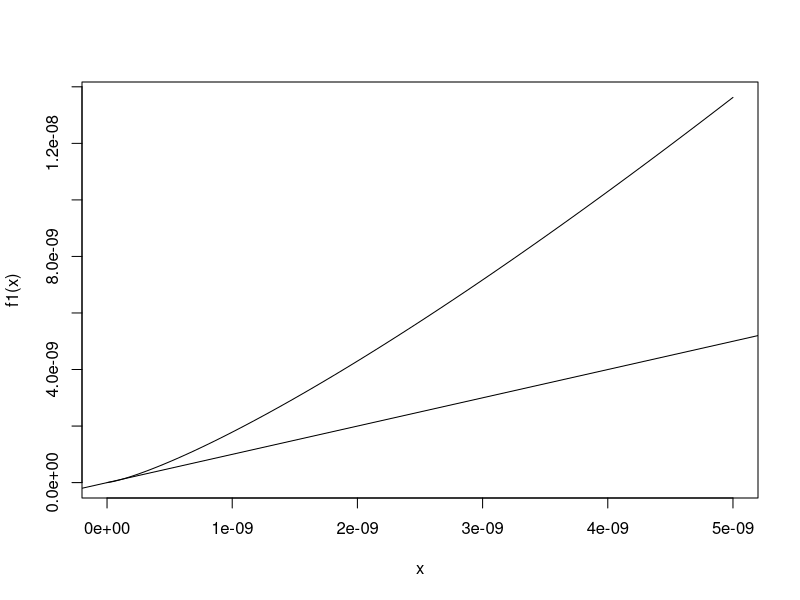
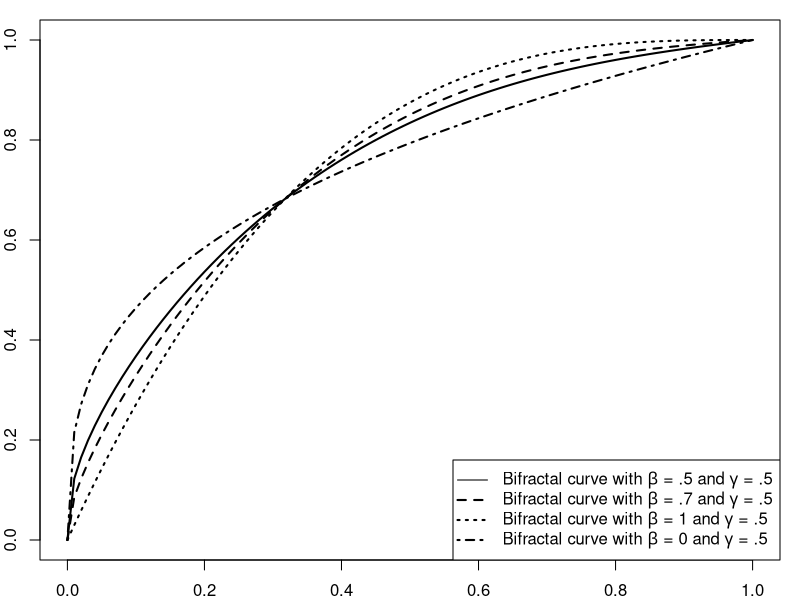
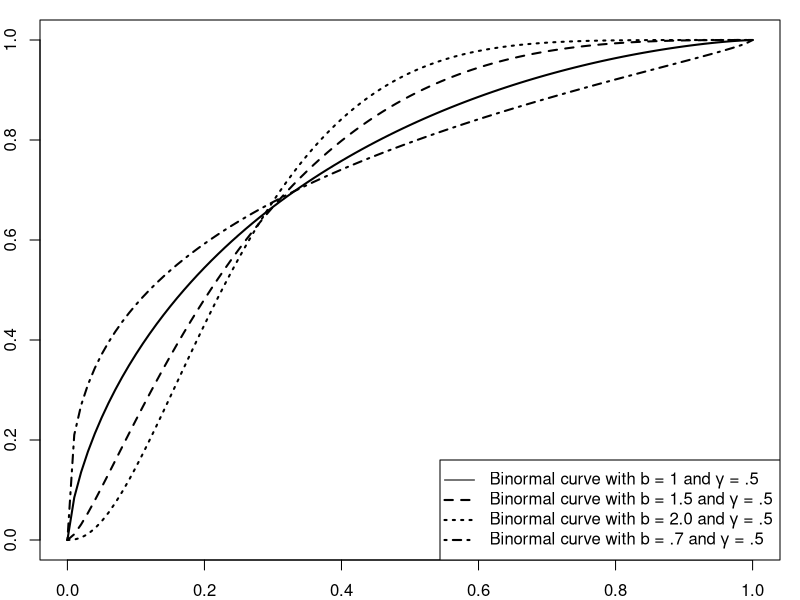
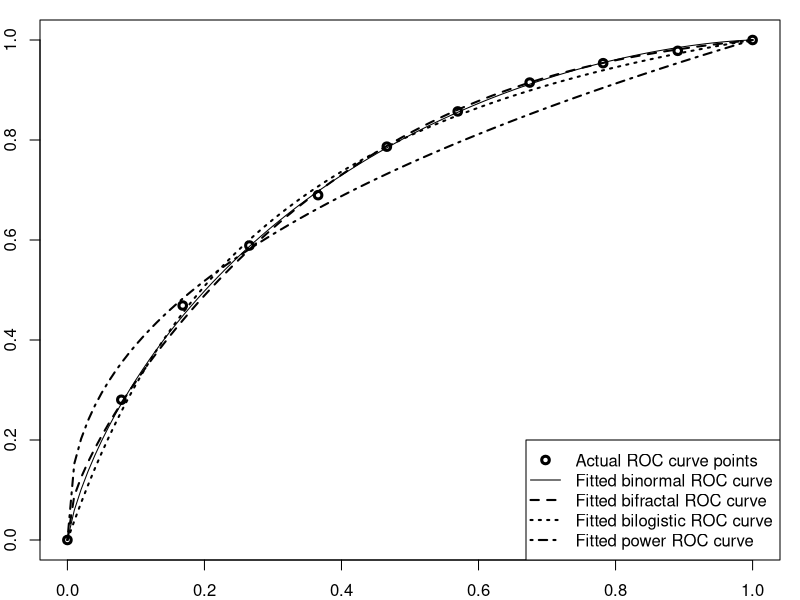
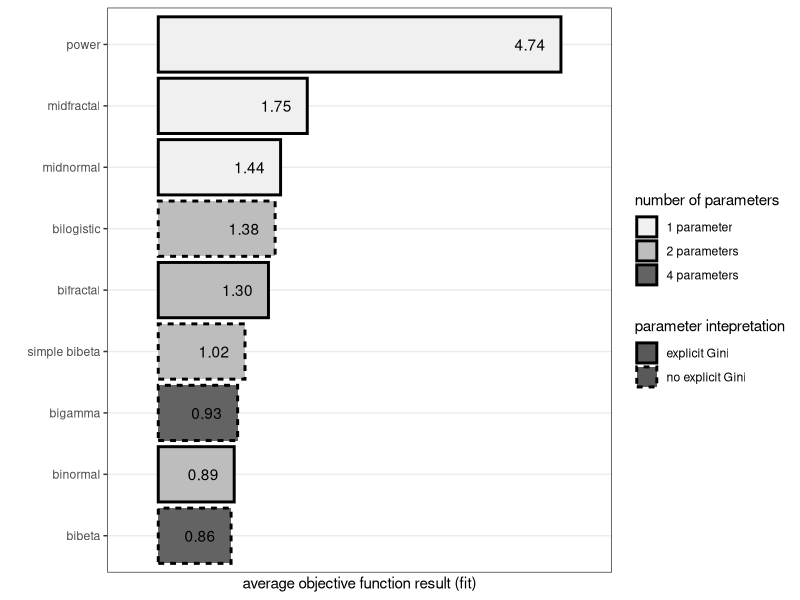
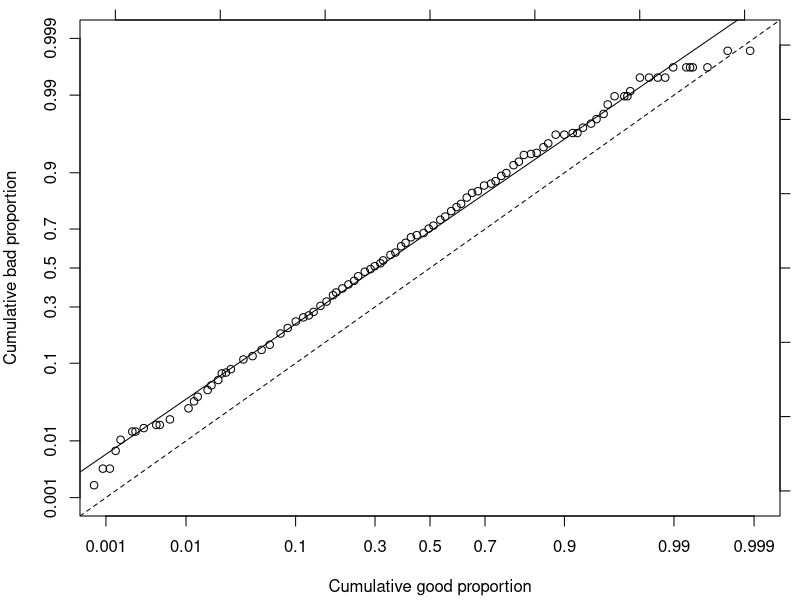
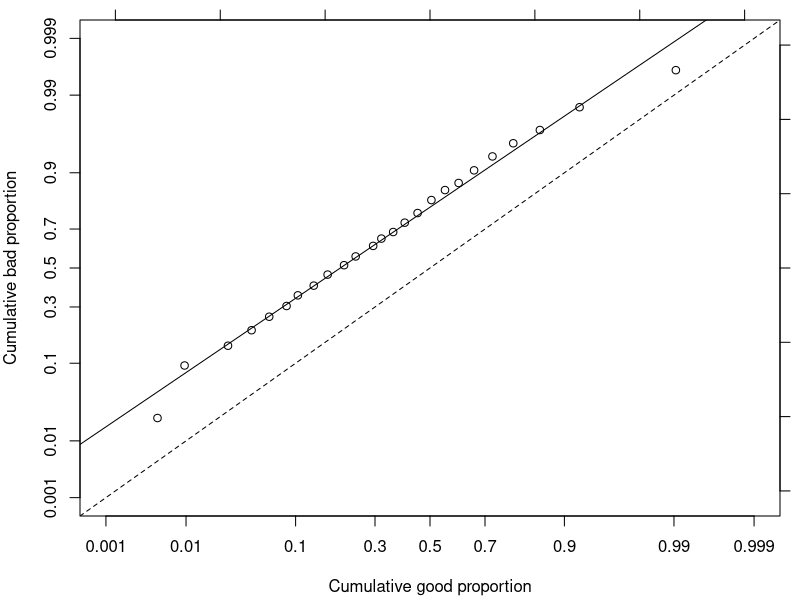
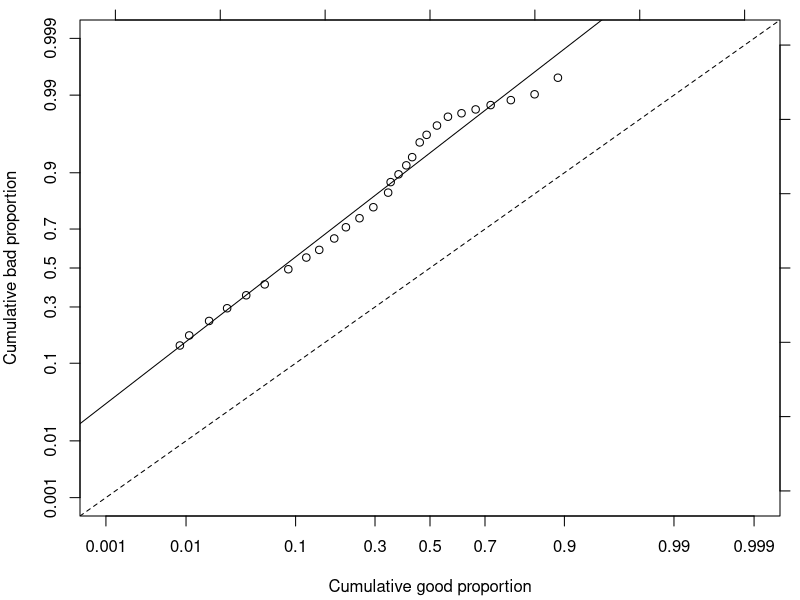

Here is the R script that generated these plots, in order:
library(ggplot2)
library(ggthemes)
library(gtools)
library("RColorBrewer")
save_figures_flag=TRUE


### ROC curve models

#Bibeta function
FuncBibeta<-function(x, aG, bG, aB, bB){pbeta(qbeta(x,aG,bG),aB,bB)}

#Simplified bibeta function
FuncSBibeta<-function(x, aG, bB){1-(1-x^(1/aG))^bB}

#Bigamma function
FuncBigamma<-function(x, a1, b1, a2, b2){pgamma(qgamma(x,a1,b1),a2,b2)}

#Reformulated binormal function
FuncBinormal<-function(x,b,gamm){pnorm(qnorm((gamm+1)/2)*sqrt(1+b^2)+b*qnorm(x))}

#Bilogistic function
FuncBilogistic<-function(x, a0, a1){1/(1+exp(a1*log(1/x-1)-a0))}

#Power function
FuncPower<-function(x,g){x^((1-g)/(1+g))}

#Bifractal function
FuncBifractal <- function(x,beta,gamm){ (1-beta)*x^((1-gamm)/(1+gamm))+beta*(1-(1-x)^((1+gamm)/(1-gamm)))}

#Midfractal function
FuncMidfractal<-function(x,g){FuncBifractal(x,0.5,g)}

#Midnormal function
FuncMidnormal<-function(x,g){pnorm(qnorm((g+1)/2)*sqrt(2)+qnorm(x))}

#### Data

#Berg 
#https://academic.oup.com/rfs/article/33/7/2845/5568311

BergC_x<-c(0,0.014,0.028,0.044,0.067,0.084,0.11,0.13,0.148,0.174,0.208,0.236,0.262,0.282,0.303,0.321,0.349,0.372,0.392,0.416,0.443,0.469,0.512,0.556,0.591,0.644,0.694,0.745,0.808,0.861,0.895,0.942,0.97,1)
BergC_y<-c(0,0.066,0.111,0.163,0.216,0.249,0.311,0.348,0.384,0.426,0.465,0.5,0.522,0.545,0.571,0.588,0.625,0.649,0.666,0.685,0.706,0.721,0.749,0.78,0.81,0.841,0.867,0.891,0.92,0.941,0.955,0.978,0.988,1)

BergF_x<-c(0,0.016,0.029,0.053,0.084,0.103,0.166,0.251,0.288,0.326,0.367,0.447,0.502,0.588,0.651,0.735,0.844,0.9,0.936,1)
BergF_y<-c(0,0.14,0.204,0.292,0.367,0.403,0.503,0.606,0.631,0.67,0.708,0.76,0.803,0.844,0.882,0.92,0.964,0.976,0.99,1)

#Conolly, 2015, curve I
Conolly_I_x<-c(0, 0.0522522522522522, 0.106306306306306, 0.198198198198198, 0.254054054054054, 0.349549549549549, 0.463063063063063, 0.56036036036036, 0.679279279279279, 0.821621621621621, 1)
Conolly_I_y<-c(0, 0.158433734939758, 0.290361445783132, 0.456626506024096, 0.545180722891565, 0.644578313253011, 0.731325301204818, 0.828915662650601, 0.906626506024095, 0.966265060240963, 1)

#Conolly, 2015, curve II
Conolly_II_x<-c(0, 0.0612612612612612, 0.127927927927927, 0.209009009009009, 0.30990990990991, 0.401801801801802, 0.513513513513513, 0.607207207207207, 0.726126126126126, 0.855855855855856, 1)
Conolly_II_y<-c(0, 0.127710843373493, 0.277710843373493, 0.39156626506024, 0.490963855421686, 0.59578313253012, 0.689759036144577, 0.767469879518071, 0.859638554216866, 0.93012048192771, 1)

#Jennings, 2017
Jennings_x<-c(0, 0.0518404907975459, 0.101533742331288, 0.152147239263803, 0.199999999999999, 0.251533742331288, 0.303987730061349, 0.351840490797546, 0.399693251533742, 0.453987730061349, 0.502760736196319, 0.554294478527607, 0.599386503067484, 0.650920245398773, 0.709815950920245, 0.75122699386503, 0.805521472392638, 0.851533742331288, 0.902147239263803, 0.949079754601227, 1)
Jennings_y<-c(0, 0.257337883959044, 0.390443686006826, 0.490784982935153, 0.570648464163822, 0.642320819112628, 0.699658703071672, 0.746757679180887, 0.787713310580204, 0.82457337883959, 0.855290102389078, 0.879863481228669, 0.900341296928328, 0.920819112627986, 0.941296928327645, 0.951535836177474, 0.967918088737201, 0.978156996587031, 0.98839590443686, 0.994539249146758, 1)

#Hahm & Lee
HahmA_x<-c(0, 0, 0, 0.001, 0.003, 0.007, 0.014, 0.031, 0.074, 0.135, 0.257, 0.648, 0.918, 0.997, 1)
HahmA_y<-c(0, 0.003, 0.016, 0.049, 0.097, 0.178, 0.291, 0.414, 0.576, 0.689, 0.790, 0.945, 0.993, 1, 1)

HahmB_x<-c(0, 0, 0, 0, 0, 0.002, 0.0067, 0.015, 0.035, 0.073, 0.138, 0.268, 0.528, 0.735, 0.953, 0.997, 1)
HahmB_y<-c(0, 0, 0.001, 0.009, 0.036, 0.092, 0.184, 0.305, 0.438, 0.584, 0.720, 0.845, 0.947, 0.983, 0.998, 1, 1)

#Iyer https://www.nber.org/system/files/working_papers/w15242/w15242.pdf
Iyer_x<-c(0,0.013,0.045,0.079,0.115,0.188,0.255,0.309,0.353,0.404,0.44,0.479,0.518,0.565,0.622,0.672,0.728,0.779,0.828,0.878,0.934,1)
Iyer_y<-c(0,0.079,0.191,0.303,0.398,0.528,0.618,0.685,0.721,0.769,0.807,0.829,0.856,0.89,0.917,0.933,0.955,0.971,0.982,0.991,0.996,1)


# Řezáč & Řezáč, 2011
Rezac_x<-c(0, 0.0787195044874226, 0.168284666919479, 0.265630135254709, 0.365845025913285, 0.466198963468588, 0.569681456200227, 0.674668183541904, 0.781885981544685, 0.890766021994691, 1) 
Rezac_y<-c(0, 0.280469503698146, 0.468967735019831, 0.588969878872334, 0.689677350198306, 0.786686675956694, 0.857165826991103, 0.914889055632972, 0.953639189623754, 0.978347089720227, 1) 

RezacB_x<-c(0, 0.00468032, 0.00963357, 0.0270328, 0.0444337, 0.0626033, 0.0856843, 0.103838, 0.133772, 0.164513, 0.206242, 0.239203, 0.29389, 0.321474, 0.362724, 0.404795, 0.452942, 0.505316, 0.556843, 0.607544, 0.662868, 0.724255, 0.786363, 0.852627, 0.923084, 0.99047, 1) 
RezacB_y<-c(0, 0.0217549, 0.0947614, 0.147811, 0.201159, 0.255997, 0.30458, 0.356439, 0.406218, 0.464639, 0.515022, 0.561823, 0.616981, 0.653946, 0.685854, 0.729085, 0.770234, 0.819729, 0.852835, 0.873723, 0.905639, 0.933388, 0.953389, 0.968327, 0.984757, 0.996121, 1) 

#Wojcicki & Migut
Wojcicki_x<-c(0, 0.00180075, 0.0103416, 0.0236013, 0.0394678, 0.0582724, 0.0862182, 0.125754, 0.159735, 0.200729, 0.256747, 0.303452, 0.35555, 0.413357, 0.464957, 0.514596, 0.565211, 0.618765, 0.674278, 0.729626, 0.788731, 0.847508, 0.914449, 1) 
Wojcicki_y<-c(0, 0.0148117, 0.171101, 0.279015, 0.370014, 0.45917, 0.543327, 0.620904, 0.68974, 0.732154, 0.7873, 0.82259, 0.871643, 0.905376, 0.931954, 0.950065, 0.959189, 0.968056, 0.976135, 0.979454, 0.988072, 0.992458, 0.999774, 1) 

#Tobback & Martens, 2017
Tobback_x<-c(0, 0.00853731343283581, 0.0108412483039348, 0.0175902306648574, 0.0265210312075983, 0.0398398914518317, 0.0574979647218452, 0.0883364993215739, 0.119109905020352, 0.145438263229308, 0.180559023066485, 0.211299864314789, 0.250719131614654, 0.294518317503392, 0.34488738127544, 0.353728629579376, 0.38216553595658, 0.410602442333785, 0.432477611940298, 0.460922659430122, 0.487137042062415, 0.526442333785617, 0.567921302578019, 0.618111261872456, 0.668301221166892, 0.718491180461329, 0.779590230664857, 0.840689280868385, 0.888705563093622, 1)
Tobback_y<-c(0, 0.148507462686567, 0.182089552238805, 0.238059701492537, 0.294029850746268, 0.356716417910447, 0.412686567164179, 0.493283582089552, 0.555970149253731, 0.596268656716418, 0.654477611940298, 0.70820895522388, 0.748507462686567, 0.793283582089552, 0.844776119402985, 0.876119402985074, 0.896268656716418, 0.916417910447761, 0.932089552238806, 0.954477611940298, 0.963432835820895, 0.972388059701492, 0.97910447761194, 0.98134328358209, 0.983582089552239, 0.985820895522388, 0.988059701492537, 0.990298507462687, 0.994776119402985, 1)

#ModelA1
A1_x<-c(0, 0.000679655641141822, 0.000906207521522429, 0.00113275940190304, 0.00135931128228364, 0.00158586316266425, 0.00226551880380607, 0.00249207068418668, 0.0031717263253285, 0.00453103760761214, 0.00498414136837336, 0.00657000453103761, 0.0106479383778885, 0.0122338015405528, 0.0133665609424558, 0.0169913910285455, 0.0185772541912098, 0.0217489805165383, 0.0235613955595831, 0.0258269143633892, 0.0287720888083371, 0.0376076121431808, 0.0453103760761214, 0.0541458994109651, 0.0632079746261894, 0.0770276393294064, 0.0874490258269144, 0.100362483008609, 0.113502492070684, 0.123923878568192, 0.133439057544178, 0.148164929768917, 0.161984594472134, 0.177616674218396, 0.185319438151337, 0.201857725419121, 0.218396012686905, 0.234707748074309, 0.246714997734481, 0.267104666968736, 0.285228817399184, 0.299048482102401, 0.318078840054372, 0.327820570910739, 0.353194381513367, 0.370865428183054, 0.391481649297689, 0.407793384685093, 0.427956502038967, 0.449705482555505, 0.475758948799275, 0.495015858631627, 0.513140009062075, 0.539193475305845, 0.557544177616674, 0.580199365654735, 0.599909379247848, 0.616447666515632, 0.637063887630267, 0.655867693701858, 0.676030811055732, 0.697100135931128, 0.719755323969189, 0.734254644313548, 0.751699139102855, 0.766651563207975, 0.78726778432261, 0.801540552786588, 0.814680561848663, 0.832351608518351, 0.845491617580426, 0.860444041685546, 0.870185772541912, 0.884685092886271, 0.899864068871772, 0.913230629814227, 0.920027186225646, 0.927729950158586, 0.937698232895333, 0.943815133665609, 0.951064793837789, 0.954916175804259, 0.960806524694155, 0.968056184866334, 0.97009515178976, 0.971907566832805, 0.977344811961939, 0.981649297689171, 0.98504757589488, 0.987539646579067, 0.989805165382873, 0.992750339827821, 0.993429995468962, 0.993883099229724, 0.995922066153149, 0.997734481196194, 0.998867240598097, 0.999093792478478, 0.999546896239239, 0.999773448119619, 1)
A1_y<-c(0, 0.00173310225303293, 0.00346620450606586, 0.00346620450606586, 0.00693240901213172, 0.0103986135181976, 0.0138648180242634, 0.0138648180242634, 0.0155979202772964, 0.0173310225303293, 0.0173310225303293, 0.0207972270363951, 0.0294627383015598, 0.0363951473136915, 0.0415944540727903, 0.0502599653379549, 0.0571923743500867, 0.0658578856152513, 0.0779896013864818, 0.0797227036395147, 0.0866551126516465, 0.109185441941075, 0.117850953206239, 0.135181975736568, 0.150779896013865, 0.188908145580589, 0.209705372616984, 0.235701906412478, 0.253032928942808, 0.261698440207972, 0.277296360485269, 0.305025996533795, 0.325823223570191, 0.357019064124783, 0.370883882149047, 0.391681109185442, 0.412478336221837, 0.431542461005199, 0.45580589254766, 0.480069324090121, 0.493934142114385, 0.509532062391681, 0.525129982668977, 0.540727902946274, 0.570190641247834, 0.582322357019064, 0.61525129982669, 0.632582322357019, 0.660311958405546, 0.670710571923744, 0.681109185441941, 0.701906412478336, 0.7157712305026, 0.741767764298094, 0.755632582322357, 0.778162911611785, 0.793760831889081, 0.805892547660312, 0.82842287694974, 0.844020797227036, 0.849220103986135, 0.866551126516464, 0.871750433275563, 0.878682842287695, 0.892547660311958, 0.89948006932409, 0.916811091854419, 0.923743500866551, 0.935875216637782, 0.937608318890815, 0.939341421143847, 0.948006932409012, 0.953206239168111, 0.963604852686308, 0.963604852686308, 0.965337954939341, 0.965337954939341, 0.97053726169844, 0.974003466204506, 0.977469670710572, 0.980935875216638, 0.986135181975737, 0.989601386481802, 0.989601386481802, 0.989601386481802, 0.991334488734835, 0.994800693240901, 0.994800693240901, 0.994800693240901, 0.994800693240901, 0.996533795493934, 0.996533795493934, 0.996533795493934, 0.996533795493934, 0.996533795493934, 0.998266897746967, 0.998266897746967, 1, 1, 1, 1)

#ModelA2
A2_y<-c(0, 0.0015017833677492, 0.00168950628871785, 0.00206495213065515, 0.00281584381452975, 0.0030035667354984, 0.00319128965646705, 0.0033790125774357, 0.00412990426131031, 0.00431762718227896, 0.00450535010324761, 0.00525624178712221, 0.00544396470809086, 0.00563168762905951, 0.00694574807584006, 0.00713347099680871, 0.00750891683874601, 0.00807208560165196, 0.00825980852262061, 0.00863525436455791, 0.00938614604843251, 0.00994931481133846, 0.0108879294161817, 0.0116388211000563, 0.011826544021025, 0.0135160503097428, 0.0152055565984607, 0.0161441712033039, 0.0168950628871785, 0.0176459545710531, 0.0182091233339591, 0.019335460859771, 0.0197109067017083, 0.0200863525436456, 0.0208372442275202, 0.0210249671484888, 0.0229021963581753, 0.0232776422001126, 0.0244039797259245, 0.0255303172517364, 0.0264689318565797, 0.0272198235404543, 0.0274075464614229, 0.0289093298291721, 0.0298479444340154, 0.0309742819598273, 0.0326637882485451, 0.0339778486953257, 0.0352919091421063, 0.0360428008259809, 0.038107752956636, 0.0399849821663225, 0.0405481509292285, 0.0428008259808523, 0.0435517176647269, 0.0465552844002253, 0.0471184531631312, 0.049371128214755, 0.0504974657405669, 0.0523746949502534, 0.0540642012389713, 0.0555659846067205, 0.0583818284212502, 0.0600713347099681, 0.0613853951567486, 0.0638257931293411, 0.064952130655153, 0.06814342031162, 0.0711469870471185, 0.0745259996245542, 0.0769663975971466, 0.0790313497278018, 0.0820349164633002, 0.0833489769100807, 0.0859770978036418, 0.0886052186972029, 0.0914210625117327, 0.0938614604843251, 0.0976159189036981, 0.101182654402103, 0.105875727426319, 0.107752956636005, 0.110944246292472, 0.113947813027971, 0.117702271447344, 0.120330392340905, 0.123897127839309, 0.126712971653839, 0.129528815468369, 0.134409611413554, 
        0.137600901070021, 0.141167636568425, 0.143983480382955, 0.148113384644265, 0.153181903510419, 0.15712408485076, 0.160503097428196, 0.16275577247982, 0.16688567674113, 0.170452412239534, 0.173268256054064, 0.176084099868594, 0.179087666604092, 0.181528064576685, 0.185470245917026, 0.190351041862211, 0.195607283649334, 0.199924910831613, 0.204993429697766, 0.209123333959076, 0.213816406983293, 0.219823540454289, 0.224892059320443, 0.229209686502722, 0.23502909705275, 0.240097615918904, 0.246855641073775, 0.253050497465741, 0.260371691383518, 0.266941993617421, 0.272385958325512, 0.279894875164258, 0.283086164820725, 0.286652900319129, 0.291158250422377, 0.29622676928853, 0.30035667354984, 0.304298854890182, 0.309555096677304, 0.313685000938615, 0.320630749014455, 0.325699267880608, 0.331143232588699, 0.33790125774357, 0.343157499530693, 0.349164633001689, 0.353482260183968, 0.361178899943683, 0.365684250046931, 0.37131593767599, 0.375633564858269, 0.379388023277642, 0.384831987985733, 0.391214567298667, 0.396470809085789, 0.402853388398723, 0.409611413553595, 0.414867655340717, 0.421250234653651, 0.428195982729491, 0.434015393279519, 0.441712033039234, 0.447719166510231, 0.452412239534447, 0.458794818847381, 0.463300168950629, 0.467993241974845, 0.475126712971654, 0.481509292284588, 0.489769100807209, 0.49371128214755, 0.501783367749202, 0.506100994931481, 0.513985357612164, 0.519992491083161, 0.525811901633189, 0.532006758025155, 0.535385770602591, 0.541392904073587, 0.54664914586071, 0.552656279331706, 0.559789750328515, 0.5646705462737, 0.574619861085038, 0.580063825793129, 0.588699080157687, 0.594330767786747, 0.600713347099681, 0.608785432701333, 0.61329078280458, 0.619297916275577, 0.621550591327201, 0.629247231086916, 0.635442087478881, 0.639571991740192, 0.64952130655153, 0.654402102496715, 0.661160127651586, 0.667167261122583, 0.672986671672611, 0.679744696827483, 
        0.685376384456542, 0.693073024216257, 0.698329266003379, 0.706589074526, 0.711469870471184, 0.718040172705087, 0.722545522808335, 0.726487704148677, 0.736061573118078, 0.740379200300357, 0.74544771916651, 0.75239346724235, 0.758212877792378, 0.76628496339403, 0.772667542706964, 0.779050122019899, 0.783555472123146, 0.788436268068331, 0.79556973906514, 0.798573305800638, 0.804955885113572, 0.807584006007133, 0.81359113947813, 0.818659658344284, 0.822601839684626, 0.824854514736249, 0.829359864839497, 0.835742444152431, 0.837995119204055, 0.842500469307302, 0.846818096489581, 0.850760277829923, 0.855077905012202, 0.857330580063826, 0.862586821850948, 0.865590388586446, 0.869720292847757, 0.874225642951004, 0.878355547212315, 0.884925849446217, 0.888868030786559, 0.892997935047869, 0.896752393467242, 0.902196358175333, 0.904261310305988, 0.905763093673738, 0.907828045804393, 0.909705275014079, 0.913459733433452, 0.915900131406045, 0.917589637694763, 0.919654589825418, 0.923033602402853, 0.927538952506101, 0.932419748451286, 0.935047869344847, 0.938051436080345, 0.940116388211001, 0.942744509104562, 0.945372629998123, 0.949127088417496, 0.950253425943308, 0.951567486390088, 0.951942932232026, 0.952130655152994, 0.953444715599775, 0.954195607283649, 0.954758776046555, 0.956260559414304, 0.957574619861085, 0.958888680307866, 0.960015017833677, 0.961141355359489, 0.962079969964333, 0.96245541580627, 0.963206307490145, 0.963394030411113, 0.963769476253051, 0.965458982541768, 0.966022151304674, 0.967336211751455, 0.968274826356298, 0.969588886803079, 0.970339778486953, 0.971090670170828, 0.971841561854702, 0.972404730617608, 0.97353106814342, 0.974094236906326, 0.974845128590201, 0.976159189036981, 0.976722357799887, 0.977285526562793, 0.977660972404731, 0.978036418246668, 0.978224141167637, 0.978787309930543, 0.978975032851511, 0.97916275577248, 0.98047681621926, 0.980664539140229, 
        0.981603153745072, 0.982166322507978, 0.982166322507978, 0.982917214191853, 0.983104937112821, 0.984231274638633, 0.984418997559602, 0.985545335085414, 0.985920780927351, 0.986671672611226, 0.987610287216069, 0.987985733058006, 0.988173455978975, 0.988736624741881, 0.989299793504787, 0.989675239346724, 0.989862962267693, 0.989862962267693, 0.990613853951568, 0.990801576872536, 0.991177022714473, 0.991364745635442, 0.991552468556411, 0.991740191477379, 0.991927914398348, 0.992491083161254, 0.99305425192416, 0.993617420687066, 0.993992866529003, 0.994180589449972, 0.99436831237094, 0.994743758212878, 0.994931481133846, 0.995682372817721, 0.995682372817721, 0.99587009573869, 0.996433264501596, 0.996433264501596, 0.996620987422564, 0.996808710343533, 0.996996433264502, 0.99718415618547, 0.997371879106439, 0.997559602027408, 1)
A2_x<-c(0, 0.00141843971631206, 0.00141843971631206, 0.00141843971631206, 0.00141843971631206, 0.00141843971631206, 0.00141843971631206, 0.00141843971631206, 0.00141843971631206, 0.00141843971631206, 0.00141843971631206, 0.00141843971631206, 0.00141843971631206, 0.00141843971631206, 0.00141843971631206, 0.00141843971631206, 0.00141843971631206, 0.00141843971631206, 0.00141843971631206, 0.00141843971631206, 0.00141843971631206, 0.00141843971631206, 0.00141843971631206, 0.00141843971631206, 0.00141843971631206, 0.00141843971631206, 0.00141843971631206, 0.00141843971631206, 0.00141843971631206, 0.00141843971631206, 0.00141843971631206, 0.00141843971631206, 0.00141843971631206, 0.00141843971631206, 0.00141843971631206, 0.00141843971631206, 0.00283687943262411, 0.00283687943262411, 0.00283687943262411, 0.00283687943262411, 0.00283687943262411, 0.00283687943262411, 0.00283687943262411, 0.00283687943262411, 0.00283687943262411, 0.00425531914893617, 0.00567375886524823, 0.00567375886524823, 0.00567375886524823, 0.00709219858156028,         0.00709219858156028, 0.00709219858156028, 0.00709219858156028, 0.00709219858156028, 0.00709219858156028, 0.0113475177304965, 0.0113475177304965, 0.0113475177304965, 0.0141843971631206, 0.0141843971631206, 0.0156028368794326, 0.0184397163120567, 0.0198581560283688, 0.0198581560283688, 0.0198581560283688, 0.0198581560283688, 0.0198581560283688, 0.0198581560283688, 0.0198581560283688, 0.0198581560283688, 0.0212765957446809, 0.0226950354609929, 0.0226950354609929, 0.0226950354609929, 0.024113475177305, 0.024113475177305, 0.024113475177305, 0.025531914893617, 0.0269503546099291, 0.0283687943262411, 0.0283687943262411, 0.0283687943262411, 0.0297872340425532, 0.0297872340425532, 0.0312056737588652, 0.0312056737588652, 0.0326241134751773, 0.0354609929078014, 0.0368794326241135, 0.0411347517730496, 0.0411347517730496, 0.0425531914893617, 
        0.0468085106382979, 0.0468085106382979, 0.0468085106382979, 0.049645390070922, 0.0524822695035461, 0.0553191489361702, 0.0553191489361702, 0.0581560283687943, 0.0609929078014184, 0.0609929078014184, 0.0624113475177305, 0.0652482269503546, 0.0652482269503546, 0.0652482269503546, 0.0652482269503546, 0.0709219858156028, 0.0723404255319149, 0.0765957446808511, 0.0794326241134752, 0.0808510638297872, 0.0822695035460993, 0.0865248226950355, 0.0879432624113475, 0.0893617021276596, 0.0950354609929078, 0.0950354609929078, 0.0978723404255319, 0.100709219858156, 0.104964539007092, 0.109219858156028, 0.109219858156028, 0.11063829787234, 0.11063829787234, 0.114893617021277, 0.119148936170213, 0.121985815602837, 0.121985815602837, 0.127659574468085, 0.134751773049645, 0.13758865248227, 0.140425531914894, 0.141843971631206, 0.15177304964539, 0.15177304964539, 0.154609929078014, 0.160283687943262, 0.163120567375887, 0.164539007092199, 0.168794326241135, 0.173049645390071, 0.175886524822695, 0.178723404255319, 0.185815602836879, 0.191489361702128, 0.197163120567376, 0.204255319148936, 0.205673758865248, 0.211347517730496, 0.215602836879433, 0.218439716312057, 0.228368794326241, 0.236879432624113, 0.242553191489362, 0.249645390070922, 0.25531914893617, 0.259574468085106, 0.263829787234043, 0.269503546099291, 0.275177304964539, 0.280851063829787, 0.282269503546099, 0.286524822695035, 0.292198581560284, 0.299290780141844, 0.300709219858156, 0.302127659574468, 0.312056737588652, 0.319148936170213, 0.321985815602837, 0.330496453900709, 0.333333333333333, 0.334751773049645, 0.336170212765957, 0.339007092198582, 0.347517730496454, 0.353191489361702, 0.361702127659574, 0.365957446808511, 0.368794326241135, 0.373049645390071, 0.375886524822695, 0.385815602836879, 0.391489361702128, 0.401418439716312, 0.40709219858156, 0.417021276595745, 0.425531914893617, 0.439716312056738, 0.443971631205674, 
        0.446808510638298, 0.452482269503546, 0.466666666666667, 0.476595744680851, 0.485106382978723, 0.486524822695035, 0.493617021276596, 0.495035460992908, 0.509219858156028, 0.516312056737589, 0.519148936170213, 0.526241134751773, 0.531914893617021, 0.54468085106383, 0.554609929078014, 0.560283687943262, 0.564539007092199, 0.575886524822695, 0.577304964539007, 0.580141843971631, 0.588652482269504, 0.597163120567376, 0.602836879432624, 0.612765957446809, 0.621276595744681, 0.632624113475177, 0.638297872340426, 0.642553191489362, 0.651063829787234, 0.660992907801418, 0.670921985815603, 0.678014184397163, 0.683687943262411, 0.692198581560284, 0.709219858156028, 0.714893617021277, 0.723404255319149, 0.726241134751773, 0.730496453900709, 0.740425531914894, 0.746099290780142, 0.750354609929078, 0.753191489361702, 0.761702127659574, 0.771631205673759, 0.777304964539007, 0.780141843971631, 0.782978723404255, 0.785815602836879, 0.79290780141844, 0.797163120567376, 0.80709219858156, 0.814184397163121, 0.818439716312057, 0.834042553191489, 0.835460992907801, 0.84113475177305, 0.845390070921986, 0.851063829787234, 0.859574468085106, 0.870921985815603, 0.872340425531915, 0.872340425531915, 0.873758865248227, 0.876595744680851, 0.880851063829787, 0.882269503546099, 0.883687943262411, 0.890780141843972, 0.890780141843972, 0.89645390070922, 0.897872340425532, 0.899290780141844, 0.900709219858156, 0.900709219858156, 0.900709219858156, 0.906382978723404, 0.91063829787234, 0.912056737588652, 0.913475177304965, 0.914893617021277, 0.916312056737589, 0.916312056737589, 0.920567375886525, 0.923404255319149, 0.924822695035461, 0.924822695035461, 0.933333333333333, 0.933333333333333, 0.933333333333333, 0.934751773049645, 0.934751773049645, 0.936170212765957, 0.936170212765957, 0.941843971631206, 0.941843971631206, 0.943262411347518, 0.946099290780142, 0.946099290780142, 0.948936170212766, 
        0.948936170212766, 0.950354609929078, 0.950354609929078, 0.953191489361702, 0.956028368794326, 0.956028368794326, 0.956028368794326, 0.956028368794326, 0.956028368794326, 0.957446808510638, 0.95886524822695, 0.964539007092199, 0.967375886524823, 0.970212765957447, 0.971631205673759, 0.971631205673759, 0.971631205673759, 0.973049645390071, 0.974468085106383, 0.974468085106383, 0.978723404255319, 0.978723404255319, 0.978723404255319, 0.981560283687943, 0.981560283687943, 0.982978723404255, 0.982978723404255, 0.984397163120567, 0.985815602836879, 0.985815602836879, 0.987234042553191, 0.987234042553191, 0.987234042553191, 0.987234042553191, 0.988652482269504, 0.990070921985816, 0.991489361702128, 0.99290780141844, 0.994326241134752, 0.995744680851064, 0.995744680851064, 0.998581560283688, 0.998581560283688, 0.998581560283688, 0.998581560283688, 1)

#ModelB1
B1_x<-c(0, 0.00199236260999502, 0.00249045326249377, 0.00282251369749294, 0.00315457413249211, 
        0.00365266478499087, 0.00398472521999004, 0.00415075543748962, 0.00464884608998838, 
        0.00514693674248713, 0.00630914826498423, 0.00680723891748298, 0.00713929935248215, 
        0.00730532956998174, 0.00813548065747966, 0.00929769217997676, 0.0102938734849743, 
        0.0112900547899718, 0.0129503569649676, 0.0149427195749626, 0.0159389008799602, 
        0.0169350821849577, 0.0177652332724556, 0.0189274447949527, 0.0192595052299519, 
        0.0207537771874481, 0.0222480491449444, 0.0288892578449278, 0.0313797111074215, 
        0.0320438319774199, 0.0347003154574132, 0.0355304665449112, 0.0365266478499087, 
        0.0380209198074049, 0.039183131329902, 0.0421716752448946, 0.0438319774198904, 
        0.0448281587248879, 0.0456583098123859, 0.0473186119873817, 0.0484808235098788, 
        0.050805246554873, 0.0537937904698655, 0.054789971774863, 0.0564502739498589, 
        0.0577785156898556, 0.0597708782998506, 0.0610991200398473, 0.0622613315623443, 
        0.0639216337373402, 0.0667441474348331, 0.0698987215673253, 0.0722231446123194, 
        0.0737174165698157, 0.0755437489623111, 0.0775361115723062, 0.0881620454922796, 
        0.0909845591897725, 0.0926448613647684, 0.0946372239747634, 0.105595218329736, 
        0.114062759422215, 0.115224970944712, 0.118213514859704, 0.121368088992197, 
        0.12419060268969, 0.12784326747468, 0.130499750954674, 0.132658143782168, 0.134318445957164, 
        0.140959654657148, 0.143616138137141, 0.146604682052133, 0.149427195749626, 0.154740162709613, 
        0.157894736842105, 0.162377552714594, 0.167690519674581, 0.171177154242072, 0.175161879462062, 
        0.18811223642703, 0.19591565664951, 0.200730532956998, 0.209198074049477, 0.213348829486967, 
        0.216835464054458, 0.230449941889424, 0.234102606674415, 0.25585256516686, 0.264486136476839, 
        0.269467043001826, 0.275610161049311, 0.285738004316786, 0.302507056284244, 0.306823841939233, 
        0.312800929769218, 0.317781836294206, 0.322264652166694, 0.326581437821684, 0.336543250871659, 
        0.341856217831645, 0.347667275444131, 0.357297028059107, 0.364768387846588, 0.374896231114063, 
        0.380873318944048, 0.384692013946538, 0.391333222646522, 0.399468703304001, 0.407272123526482, 
        0.413415241573966, 0.417898057446455, 0.423044994188942, 0.42785987049643, 0.432674746803918, 
        0.439315955503902, 0.445293043333887, 0.465548729868836, 0.470529636393824, 0.476506724223809, 
        0.481985721401295, 0.488792960318778, 0.494604017931264, 0.516686036858708, 0.537771874481156, 
        0.543416901876141, 0.548895899053628, 0.566495102108584, 0.572970280591068, 0.578117217333555, 
        0.588411090818529, 0.609995019093475, 0.61613813714096, 0.632741158890918, 0.64403121368089, 
        0.64818196911838, 0.68819525153578, 0.697825004150755, 0.760750456583098, 0.764901212020588, 
        0.798771376390503, 0.81205379379047, 0.81587248879296, 0.823509878797941, 0.881786485140296, 
        0.906691017765233, 0.993192761082517, 1)
B1_y<-c(0, 0.0285714285714286, 0.0357142857142857, 0.0428571428571429, 0.0571428571428571, 
        0.0642857142857143, 0.0678571428571429, 0.0714285714285714, 0.0785714285714286, 
        0.0821428571428571, 0.0928571428571429, 0.0964285714285714, 0.1, 0.114285714285714, 
        0.132142857142857, 0.135714285714286, 0.139285714285714, 0.146428571428571, 0.153571428571429,
        0.164285714285714, 0.167857142857143, 0.171428571428571, 0.178571428571429, 0.189285714285714, 
        0.196428571428571, 0.203571428571429, 0.210714285714286, 0.214285714285714, 0.225, 
        0.228571428571429, 0.239285714285714, 0.242857142857143, 0.25, 0.257142857142857, 
        0.260714285714286, 0.264285714285714, 0.267857142857143, 0.278571428571429, 0.282142857142857, 
        0.285714285714286, 0.3, 0.310714285714286, 0.317857142857143, 0.328571428571429, 0.339285714285714,
        0.342857142857143, 0.353571428571429, 0.367857142857143, 0.375, 0.378571428571429, 
        0.382142857142857, 0.385714285714286, 0.392857142857143, 0.396428571428571, 
        0.407142857142857, 0.417857142857143, 0.428571428571429, 0.432142857142857, 0.442857142857143, 
        0.45, 0.464285714285714, 0.475, 0.482142857142857, 0.485714285714286, 0.489285714285714, 
        0.492857142857143, 0.5, 0.507142857142857, 0.514285714285714, 0.521428571428571, 0.525, 
        0.528571428571429, 0.539285714285714, 0.542857142857143, 0.55, 0.560714285714286, 
        0.564285714285714, 0.578571428571429, 0.582142857142857, 0.6, 0.607142857142857, 
        0.617857142857143, 0.628571428571429, 0.635714285714286, 0.646428571428571, 0.660714285714286, 
        0.667857142857143, 0.671428571428571, 0.682142857142857, 0.689285714285714, 0.692857142857143, 
        0.696428571428571, 0.703571428571429, 0.714285714285714, 0.721428571428571, 0.728571428571429, 
        0.732142857142857, 0.739285714285714, 0.742857142857143, 0.75, 0.757142857142857, 
        0.760714285714286, 0.771428571428571, 0.775, 0.782142857142857, 0.789285714285714, 
        0.796428571428571, 0.8, 0.803571428571429, 0.814285714285714, 0.817857142857143, 0.825,
        0.828571428571429, 0.839285714285714, 0.842857142857143, 0.846428571428571, 0.85, 
        0.857142857142857, 0.864285714285714, 0.867857142857143, 0.871428571428571, 0.875, 
        0.882142857142857, 0.885714285714286, 0.889285714285714, 0.896428571428571, 0.9, 
        0.907142857142857, 0.910714285714286, 0.925, 0.928571428571429, 0.932142857142857, 
        0.939285714285714, 0.942857142857143, 0.946428571428571, 0.95, 0.957142857142857, 
        0.967857142857143, 0.971428571428571, 0.975, 0.978571428571429, 0.982142857142857, 
        0.985714285714286, 0.989285714285714, 0.992857142857143, 0.996428571428571, 1, 1)

#ModelB2
B2_x<-c(0, 0.00228050171037628, 0.0136830102622577, 0.0171037628278221, 0.0182440136830103, 
        0.0228050171037628, 0.0273660205245154, 0.0307867730900798, 0.0364880273660205, 
        0.0387685290763968, 0.0444697833523375, 0.0456100342075257, 0.0478905359179019, 
        0.0490307867730901, 0.0501710376282782, 0.0547320410490308, 0.0570125427594071, 
        0.0638540478905359, 0.0672748004561003, 0.0695553021664766, 0.0718358038768529, 
        0.0741163055872292, 0.0775370581527936, 0.0843785632839225, 0.0877993158494869, 
        0.100342075256556, 0.101482326111745, 0.103762827822121, 0.114025085518814, 0.118586088939567, 
        0.119726339794755, 0.120866590649943, 0.124287343215507, 0.133409350057013, 0.134549600912201, 
        0.135689851767389, 0.137970353477765, 0.151653363740023, 0.163055872291904, 0.171037628278221, 
        0.173318129988597, 0.174458380843786, 0.183580387685291, 0.19612314709236, 0.197263397947548, 
        0.199543899657925, 0.205245153933865, 0.221208665906499, 0.269099201824401, 0.313568985176739, 
        0.31927023945268, 0.326111744583808, 0.329532497149373, 0.33751425313569, 0.343215507411631, 
        0.347776510832383, 0.354618015963512, 0.371721778791334, 0.378563283922463, 0.394526795895097, 
        0.40478905359179, 0.591790193842645, 0.706955530216648, 0.769669327251995, 0.818700114025085, 
        0.868871151653364, 1)

B2_y<-c(0, 0.078125, 0.171875, 0.1953125, 0.2109375, 0.2421875, 0.25, 0.265625, 0.2734375, 0.296875, 
        0.3125, 0.3203125, 0.3359375, 0.3671875, 0.390625, 0.40625, 0.421875, 0.4296875, 0.4375, 
        0.4609375, 0.4765625, 0.484375, 0.4921875, 0.515625, 0.5234375, 0.5390625, 0.546875, 
        0.5546875, 0.578125, 0.59375, 0.6015625, 0.609375, 0.6171875, 0.65625, 0.6640625, 0.671875, 
        0.6953125, 0.7265625, 0.7421875, 0.75, 0.7578125, 0.765625, 0.7734375, 0.796875, 0.8046875, 
        0.8125, 0.8203125, 0.828125, 0.84375, 0.8515625, 0.859375, 0.8671875, 0.875, 0.8828125, 
        0.890625, 0.8984375, 0.90625, 0.9140625, 0.921875, 0.9375, 0.953125, 0.96875, 0.9765625, 
        0.984375, 0.9921875, 1, 1)


#ModelB3
B3_x<-c(0, 0.00114025085518814, 0.00342075256556442, 0.015963511972634, 0.0182440136830103, 
        0.0285062713797035, 0.0330672748004561, 0.0353477765108324, 0.0364880273660205, 
        0.0456100342075257, 0.0490307867730901, 0.0524515393386545, 0.0570125427594071, 
        0.0581527936145952, 0.0604332953249715, 0.0638540478905359, 0.0695553021664766, 
        0.0718358038768529, 0.0820980615735462, 0.0855188141391106, 0.096921322690992, 
        0.118586088939567, 0.123147092360319, 0.133409350057013, 0.135689851767389, 
        0.139110604332953, 0.14139110604333, 0.143671607753706, 0.14709236031927, 0.152793614595211, 
        0.167616875712657, 0.193842645381984, 0.198403648802737, 0.204104903078677, 0.214367160775371, 
        0.233751425313569, 0.251995438996579, 0.255416191562144, 0.259977194982896, 0.269099201824401, 
        0.279361459521095, 0.285062713797035, 0.318129988597491, 0.31927023945268, 0.332953249714937, 
        0.345496009122007, 0.362599771949829, 0.369441277080958, 0.378563283922463, 0.38654503990878, 
        0.411630558722919, 0.4230330672748, 0.438996579247434, 0.446978335233751, 0.449258836944128, 
        0.456100342075257, 0.472063854047891, 0.498289623717218, 0.499429874572406, 0.514253135689852, 
        0.521094640820981, 0.55188141391106, 0.58266818700114, 0.632839224629418, 0.639680729760547, 
        0.648802736602052, 0.654503990877993, 0.671607753705815, 0.690992018244014, 0.725199543899658, 
        0.806157354618016, 0.841505131128848, 0.849486887115165, 0.890535917901938, 0.915621436716078, 1)

B3_y<-c(0, 0.03125, 0.078125, 0.171875, 0.1796875, 0.234375, 0.25, 0.265625, 0.28125, 0.3125, 
        0.328125, 0.3359375, 0.359375, 0.375, 0.3828125, 0.390625, 0.3984375, 0.4140625, 0.421875, 0.4609375, 
        0.4921875, 0.5, 0.5078125, 0.515625, 0.5234375, 0.53125, 0.5390625, 0.5546875, 0.5625, 0.5703125, 
        0.578125, 0.59375, 0.609375, 0.6171875, 0.625, 0.6328125, 0.640625, 0.6484375, 0.65625, 0.6640625, 
        0.671875, 0.6796875, 0.6953125, 0.703125, 0.7109375, 0.71875, 0.7265625, 0.734375, 0.7421875, 0.75, 
        0.7734375, 0.7890625, 0.796875, 0.8125, 0.8203125, 0.828125, 0.8359375, 0.84375, 0.859375, 0.8671875, 
        0.875, 0.890625, 0.8984375, 0.9140625, 0.921875, 0.9296875, 0.9375, 0.9453125, 0.953125, 0.9609375, 
        0.96875, 0.9765625, 0.984375, 0.9921875, 1, 1)

#ModelC1
C1_x<-c(0, 0.00117794879849223, 0.00753887231035024, 0.012721847023716, 0.0263075231663264, 0.0530862258520496, 0.0936861944400817, 0.140725616459871, 0.200565415423276, 0.276503847966075, 0.360844981938118, 0.445971415109157, 0.545625883461599, 0.645751531333438, 0.732370032982566, 0.811371132401445, 0.876550965918015, 0.92578922569499, 0.955944714936391, 0.975891314590859, 0.987984922255379, 0.996466153604523, 1)
C1_y<-c(0, 0.00507162558946525, 0.0336328854880327, 0.0581012545600142, 0.114067087819201, 0.195657976688317, 0.291751935225554, 0.386600231337308, 0.493638224041285, 0.592312483317021, 0.681911202064241, 0.75958715188184, 0.82872141649613, 0.884598273867782, 0.9249043509209, 0.954800249132485, 0.973485185514726, 0.987365423970104, 0.994483494972862, 0.9974196992615, 0.998576385799448, 0.999555120562328, 1)

#ModelD1
D1_x<-c(0, 0.029, 0.09, 0.173, 0.262, 0.349, 0.467, 0.583, 0.691, 0.838, 1)
D1_y<-c(0, 0.182, 0.328, 0.441, 0.559, 0.677, 0.754, 0.832, 0.907, 0.967, 1)


## Results vectors

names<-c()
Binormal_1<-c()
Binormal_2<-c()
Binormal_obj<-c()
Binormal_rmsp<-c()
Midnormal_1<-c()
Midnormal_obj<-c()
Midnormal_rmsp<-c()
Bifractal_1<-c()
Bifractal_2<-c()
Bifractal_obj<-c()
Bifractal_rmsp<-c()
Midfractal_1<-c()
Midfractal_obj<-c()
Midfractal_rmsp<-c()
Bilogistic_1<-c()
Bilogistic_2<-c()
Bilogistic_obj<-c()
Bilogistic_rmsp<-c()
Bibeta_1<-c()
Bibeta_2<-c()
Bibeta_3<-c()
Bibeta_4<-c()
Bibeta_obj<-c()
Bibeta_rmsp<-c()
SBibeta_1<-c()
SBibeta_2<-c()
SBibeta_obj<-c()
SBibeta_rmsp<-c()
Bigamma_1<-c()
Bigamma_2<-c()
Bigamma_3<-c()
Bigamma_4<-c()
Bigamma_obj<-c()
Bigamma_rmsp<-c()
Power_1<-c()
Power_obj<-c()
Power_rmsp<-c()



### Curve fitting macro

library(gtools)

ROC_fitting <- defmacro(input_x, input_y, input_name, expr={
  
  #Example for testing:
  #name<-'RezacRezac'
  #input_x<-Rezac_x
  #input_x<-BergC_x
  #input_y<-Rezac_y
  #input_y<-BergC_y
  
  piecewise=approxfun(input_x, input_y)
  
  fobj_Binormal<-function(pars){
    fi<-function(x){(FuncBinormal(x, pars[1], pars[2])-piecewise(x))^2}
    integrate(fi,0,1)[[1]]}
  optres_Binormal<-optim(par=c(1,.5), fn=fobj_Binormal)
  
  fobj_Midnormal<-function(pars){
    fi<-function(x){(FuncMidnormal(x, pars[1])-piecewise(x))^2}
    integrate(fi,0,1)[[1]]}
  optres_Midnormal<-optim(par=c(.5), fn=fobj_Midnormal, lower=c(0), upper=c(1), method="Brent")
  
  fobj_Bifractal<-function(pars){
    fi<-function(x){(FuncBifractal(x, pars[1], pars[2])-piecewise(x))^2}
    integrate(fi,0,1)[[1]]}
  optres_Bifractal<-optim(par=c(.5,.5), fn=fobj_Bifractal)
  
  fobj_Midfractal<-function(pars){
    fi<-function(x){(FuncMidfractal(x, pars[1])-piecewise(x))^2}
    integrate(fi,0,1)[[1]]}
  optres_Midfractal<-optim(par=c(.5), fn=fobj_Midfractal, lower=c(0), upper=c(1), method="Brent")
  
  fobj_Bilogistic<-function(pars){
    fi<-function(x){(FuncBilogistic(x, pars[1], pars[2])-piecewise(x))^2}
    integrate(fi,0,1)[[1]]}
  optres_Bilogistic<-optim(par=c(1,1), fn=fobj_Bilogistic)
  
  fobj_SBibeta<-function(pars){
    fi<-function(x){(FuncSBibeta(x, pars[1], pars[2])-piecewise(x))^2}
    integrate(fi,0,1)[[1]]}
  optres_SBibeta<-optim(par=c(1,1), fn=fobj_SBibeta)
  
  fobj_Bibeta<-function(pars){
    fi<-function(x){(FuncBibeta(x, pars[1], pars[2], pars[3], pars[4])-piecewise(x))^2}
    integrate(fi,0,1)[[1]]}
  optres_Bibeta<-optim(par=c(optres_SBibeta$par[1],1,1,optres_SBibeta$par[2]), fn=fobj_Bibeta)
  
  fobj_Bigamma<-function(pars){
    fi<-function(x){(FuncBigamma(x, pars[1], pars[2], pars[3], pars[4])-piecewise(x))^2}
    integrate(fi,0,1)[[1]]}
  optres_Bigamma<-optim(par=c(1,1,1,1), fn=fobj_Bigamma, lower=c(0,0,0,0), method="L-BFGS-B")
  
  fobj_Power<-function(pars){
    fi<-function(x){(FuncPower(x, pars[1])-piecewise(x))^2}
    integrate(fi,0,1)[[1]]}
  optres_Power<-optim(par=c(.5), fn=fobj_Power, lower=c(0), upper=c(1), method="Brent")
  
  names<-c(names, input_name)
  Binormal_1<-c(Binormal_1, optres_Binormal$par[1])
  Binormal_2<-c(Binormal_2, optres_Binormal$par[2])
  Binormal_obj<-c(Binormal_obj, optres_Binormal$value)
  Binormal_rmsp<-c(Binormal_rmsp, sqrt(optres_Binormal$value)*100)
  Midnormal_1<-c(Midnormal_1, optres_Midnormal$par[1])
  Midnormal_obj<-c(Midnormal_obj, optres_Midnormal$value)
  Midnormal_rmsp<-c(Midnormal_rmsp, sqrt(optres_Midnormal$value)*100)
  Bifractal_1<-c(Bifractal_1, optres_Bifractal$par[1])
  Bifractal_2<-c(Bifractal_2, optres_Bifractal$par[2])
  Bifractal_obj<-c(Bifractal_obj, optres_Bifractal$value)
  Bifractal_rmsp<-c(Bifractal_rmsp, sqrt(optres_Bifractal$value)*100)
  Midfractal_1<-c(Midfractal_1, optres_Midfractal$par[1])
  Midfractal_obj<-c(Midfractal_obj, optres_Midfractal$value)
  Midfractal_rmsp<-c(Midfractal_rmsp, sqrt(optres_Midfractal$value)*100)
  Bilogistic_1<-c(Bilogistic_1, optres_Bilogistic$par[1])
  Bilogistic_2<-c(Bilogistic_2, optres_Bilogistic$par[2])
  Bilogistic_obj<-c(Bilogistic_obj, optres_Bilogistic$value)
  Bilogistic_rmsp<-c(Bilogistic_rmsp, sqrt(optres_Bilogistic$value)*100)
  Bibeta_1<-c(Bibeta_1, optres_Bibeta$par[1])
  Bibeta_2<-c(Bibeta_2, optres_Bibeta$par[2])
  Bibeta_3<-c(Bibeta_3, optres_Bibeta$par[3])
  Bibeta_4<-c(Bibeta_4, optres_Bibeta$par[4])
  Bibeta_obj<-c(Bibeta_obj, optres_Bibeta$value)
  Bibeta_rmsp<-c(Bibeta_rmsp, sqrt(optres_Bibeta$value)*100)
  SBibeta_1<-c(SBibeta_1, optres_SBibeta$par[1])
  SBibeta_2<-c(SBibeta_2, optres_SBibeta$par[2])
  SBibeta_obj<-c(SBibeta_obj, optres_SBibeta$value)
  SBibeta_rmsp<-c(SBibeta_rmsp, sqrt(optres_SBibeta$value)*100)
  Bigamma_1<-c(Bigamma_1, optres_Bigamma$par[1])
  Bigamma_2<-c(Bigamma_2, optres_Bigamma$par[2])
  Bigamma_3<-c(Bigamma_3, optres_Bigamma$par[3])
  Bigamma_4<-c(Bigamma_4, optres_Bigamma$par[4])
  Bigamma_obj<-c(Bigamma_obj, optres_Bigamma$value)
  Bigamma_rmsp<-c(Bigamma_rmsp, sqrt(optres_Bigamma$value)*100)
  Power_1<-c(Power_1, optres_Power$par[1])
  Power_obj<-c(Power_obj, optres_Power$value)
  Power_rmsp<-c(Power_rmsp, sqrt(optres_Power$value)*100)
})

ROC_fitting(BergC_x, BergC_y, "Berg2020C")
ROC_fitting(BergF_x, BergF_y, "Berg2020F")
ROC_fitting(Conolly_I_x, Conolly_I_y, "Conolly2015I")
ROC_fitting(Conolly_II_x, Conolly_II_y, "Conolly2015I")
ROC_fitting(Jennings_x, Jennings_y, "Jennings2017")
ROC_fitting(HahmA_x, HahmA_y, "Hahm2011A")
ROC_fitting(HahmB_x, HahmB_y, "Hahm2011B")
ROC_fitting(Iyer_x, Iyer_y, "Iyer2016")
ROC_fitting(Rezac_x, Rezac_y, "Rezac2011")
ROC_fitting(RezacB_x, RezacB_y, "Rezac2011B")
ROC_fitting(Tobback_x, Tobback_y, "Tobback2019")
ROC_fitting(Wojcicki_x, Wojcicki_y, "Wojcicki2010")
ROC_fitting(A1_x, A1_y, "A1")
ROC_fitting(A2_x, A2_y, "A2")
ROC_fitting(B1_x, B1_y, "B1")
ROC_fitting(B2_x, B2_y, "B2")
ROC_fitting(B3_x, B3_y, "B3")
ROC_fitting(C1_x, C1_y, "C1")
ROC_fitting(D1_x, D1_y, "D1")


results<-data.frame(names, 
                    Binormal_rmsp,
                    Midnormal_rmsp,
                    Bifractal_rmsp,
                    Midfractal_rmsp,
                    Bilogistic_rmsp,
                    Bibeta_rmsp,
                    SBibeta_rmsp,
                    Bigamma_rmsp,
                    Power_rmsp)
#View(results)

resultsfull<-data.frame(names, 
                        Binormal_1,
                        Binormal_2,
                        Binormal_obj,
                        Binormal_rmsp,
                        Midnormal_1,
                        Midnormal_obj,
                        Midnormal_rmsp,
                        Bifractal_1,
                        Bifractal_2,
                        Bifractal_obj,
                        Bifractal_rmsp,
                        Midfractal_1,
                        Midfractal_obj,
                        Midfractal_rmsp,
                        Bilogistic_1,
                        Bilogistic_2,
                        Bilogistic_obj,
                        Bilogistic_rmsp,
                        Bibeta_1,
                        Bibeta_2,
                        Bibeta_3,
                        Bibeta_4,
                        Bibeta_obj,
                        Bibeta_rmsp,
                        SBibeta_1,
                        SBibeta_2,
                        SBibeta_obj,
                        SBibeta_rmsp,
                        Bigamma_1,
                        Bigamma_2,
                        Bigamma_3,
                        Bigamma_4,
                        Bigamma_obj,
                        Bigamma_rmsp,
                        Power_1,
                        Power_obj,
                        Power_rmsp)

View(resultsfull)

results2<-colMeans(results[,2:10])
View(data.frame(results2))

minima<-apply(results[,2:10], 1, FUN = min)==results[,2:10]
colSums(minima)

maxima<-apply(results[,2:10], 1, FUN = max)==results[,2:10]
colSums(maxima)

sum(results$Bifractal_rmsp<results$Binormal_rmsp)

results_rounded<-results
for (i in 2:dim(results)[2]){
  results_rounded[,i]=round(results[,i],2)
}
View(results_rounded)

# Figure 1
# bifractal plot

if(save_figures_flag) {win.metafile("fig_1_bifractal_curves.wmf", width = 5, height = 5)}
save_par<-par(mar=c(2,2,1,1))


curve(FuncBifractal(x,.5,.5),lwd=2, main='', xlab='', ylab='')
curve(FuncBifractal(x,.7,.5),add=TRUE, lty=2, lwd=2)
curve(FuncBifractal(x,1,.5),add=TRUE, lty=3, lwd=2)
curve(FuncBifractal(x,0,.5),add=TRUE, lty=4, lwd=2)

legend( x="bottomright", 
        legend=c(expression(paste("Bifractal curve with ", beta, " = .5 and ", gamma, " = .5"))
                 , expression(paste("Bifractal curve with ", beta, " = .7 and ", gamma, " = .5"))
                 , expression(paste("Bifractal curve with ", beta, " = 1 and ", gamma, " = .5"))
                 , expression(paste("Bifractal curve with ", beta, " = 0 and ", gamma, " = .5"))
                 
        ),
        lty=c(1,2,3,4),
        lwd=c(1,2,2,2),
        pch=c(NA,NA,NA,NA) )

par(save_par)
if(save_figures_flag) {dev.off()}


#Figure 2 
# binormal plot
if(save_figures_flag) {win.metafile("fig_2_binormal_curves.wmf", width = 5, height = 5)}
save_par<-par(mar=c(2,2,1,1))
curve(FuncBinormal(x,1,.5),lwd=2, main='', xlab='', ylab='')
curve(FuncBinormal(x,1.5,.5),add=TRUE, lty=2, lwd=2)
curve(FuncBinormal(x,2,.5),add=TRUE, lty=3, lwd=2)
curve(FuncBinormal(x,.7,.5),add=TRUE, lty=4, lwd=2)

legend( x="bottomright", 
        legend=c(expression(paste("Binormal curve with b = 1 and ", gamma, " = .5"))
                 , expression(paste("Binormal curve with b = 1.5 and ", gamma, " = .5"))
                 , expression(paste("Binormal curve with b = 2.0 and ", gamma, " = .5"))
                 , expression(paste("Binormal curve with b = .7 and ", gamma, " = .5"))
                 
        ),
        lty=c(1,2,3,4),
        lwd=c(1,2,2,2),
        pch=c(NA,NA,NA,NA) )
par(save_par)
if(save_figures_flag) {dev.off()}



#Figure 3
if(save_figures_flag) {win.metafile("fig_3_rrfit.wmf", width = 5, height = 5)}
save_par<-par(mar=c(2,2,1,1))

plot(Rezac_x,Rezac_y, main='', xlab='', ylab='', lwd=3)

curve(FuncBinormal(x,resultsfull$Binormal_1[which(resultsfull$names=='Rezac2011')],
                   resultsfull$Binormal_2[which(resultsfull$names=='Rezac2011')]),add=TRUE, lwd=1)

curve(FuncBifractal(x,resultsfull$Bifractal_1[which(resultsfull$names=='Rezac2011')]
                    , resultsfull$Bifractal_2[which(resultsfull$names=='Rezac2011')]),add=TRUE, lty=2, lwd=2)

curve(FuncBilogistic(x,resultsfull$Bilogistic_1[which(resultsfull$names=='Rezac2011')]
                     , resultsfull$Bilogistic_2[which(resultsfull$names=='Rezac2011')]),add=TRUE, lty=3, lwd=2)

curve(FuncPower(x,resultsfull$Power_1[which(resultsfull$names=='Rezac2011')]),add=TRUE, lty=4, lwd=2)

legend( x="bottomright", 
        legend=c("Actual ROC curve points"
                 , "Fitted binormal ROC curve"
                 , "Fitted bifractal ROC curve"
                 , "Fitted bilogistic ROC curve"
                 , "Fitted power ROC curve"
        ),
        lty=c(0,1,2,3,4),
        lwd=c(3,1,2,2,2),
        pch=c(1,NA,NA,NA,NA) )
par(save_par)
if(save_figures_flag) {dev.off()}

paste0('Binormal: b=', resultsfull$Binormal_1[which(resultsfull$names=='Rezac2011')], ' gamma=', resultsfull$Binormal_2[which(resultsfull$names=='Rezac2011')], ' fobj=', resultsfull$Binormal_obj[which(resultsfull$names=='Rezac2011')])
paste0('Bifractal: beta=', resultsfull$Bifractal_1[which(resultsfull$names=='Rezac2011')], ' gamma=', resultsfull$Bifractal_2[which(resultsfull$names=='Rezac2011')], ' fobj=', resultsfull$Bifractal_obj[which(resultsfull$names=='Rezac2011')])
paste0('Bilogistic: alpha0=', resultsfull$Bilogistic_1[which(resultsfull$names=='Rezac2011')], ' alpha1=', resultsfull$Bilogistic_2[which(resultsfull$names=='Rezac2011')], ' fobj=', resultsfull$Bilogistic_obj[which(resultsfull$names=='Rezac2011')])
paste0('Power: gamma=', resultsfull$Power_1[which(resultsfull$names=='Rezac2011')], ' fobj=', resultsfull$Power_obj[which(resultsfull$names=='Rezac2011')])
paste0('Power: theta=', (1-resultsfull$Power_1[which(resultsfull$names=='Rezac2011')])/(1+resultsfull$Power_1[which(resultsfull$names=='Rezac2011')]), ' fobj=', resultsfull$Power_obj[which(resultsfull$names=='Rezac2011')])


# Gini based on Rezac & Rezac data
ginic<-function(bc, gc){
  #function for gini when we have cumulative goods and bads vectors
  sum((gc[2:(length(gc))]-gc[1:(length(gc)-1)])*
        (bc[2:(length(bc))]+bc[1:(length(bc)-1)]))-1
} 

ginic(Rezac_y, Rezac_x)
ginic(RezacB_y, RezacB_x)


# Figure 4
res_all<-results2
model<-c('binormal', 'midnormal', 'bifractal', 'midfractal', 'bilogistic', 'bibeta', 'simple bibeta', 
         'bigamma', 'power')
n_parameters<-factor(c(2, 1, 2, 1, 2, 4, 2, 4, 1), 
                     labels = c('1 parameter', '2 parameters', '4 parameters'))
explicit_gini<-factor(1-c(1,1,1,1,0,0,0,0,1), 
                      labels = c('explicit Gini', 'no explicit Gini'))
res_summary<-data.frame(model, res_all, n_parameters, explicit_gini)
res_summary$model<-factor(res_summary$model, levels=res_summary$model[order(res_summary$res_all)])


if(save_figures_flag) {win.metafile("fig_4_compar.wmf", width = 6.5, height = 5)}
save_par<-par(mar=c(2,2,1,1))

ggplot(data=res_summary, aes(x=model, y=res_all, lty=explicit_gini, fill=n_parameters)) +
  geom_bar(colour="black", size=1, position="dodge", stat="identity") +
  geom_text(aes(label = sprintf("%.2f", res_all), y= res_all, col=NULL),  hjust = 1.5) +
  coord_flip()+
  theme_bw()+
  scale_fill_brewer(name = "number of parameters", palette=6)+
  scale_linetype_discrete(name = "parameter intepretation")+
  scale_y_discrete(name="average objective function result (fit)")+
  xlab('')

par(save_par)
if(save_figures_flag) {dev.off()}

# Properness check
mean(resultsfull$Binormal_1)
sd(resultsfull$Binormal_1)
max(resultsfull$Binormal_1)
min(resultsfull$Binormal_1)

#Properness check: 

f1 <- function(x){FuncBinormal(x,max(resultsfull$Binormal_1),.74)}
f1<- Vectorize(f1)
points<-10^-(1:60)
max(points[points>f1(points)])

curve(f1, 0, max(points[points>f1(points)])*50)
abline(a=0, b=1)

binoplot<-function(x, y, name){
  if(save_figures_flag) {win.metafile(name, width = 5, height = 5)}
  save_par<-par(mar=c(4.2,4,1,1))
  lmqq<-function(x,y){lm(qnorm(y[!(x==0|x==1|y==0|y==1)])
                         ~qnorm(x)[!(x==0|x==1|y==0|y==1)])}
  myticks<-c(0.001, 0.01, c(1,3,5,7,9)/10, .99, .999)
  plot(qnorm(x), qnorm(y), axes=FALSE, xlab="Cumulative good proportion", ylab="Cumulative bad proportion",   
       xlim=c(qnorm(0.001),qnorm(0.999)), ylim=c(qnorm(0.001),qnorm(0.999)))
  axis(side=1, at=qnorm(myticks), labels=myticks)
  axis(side=2, at=qnorm(myticks), labels=myticks)
  axis(side=3)
  axis(side=4)
  box()
  abline(0,1, lty=2)
  abline(lmqq(x,y))
  par(save_par)
  if(save_figures_flag) {dev.off()}
}


binoplot(A1_x, A1_y, "fig_5a_a1binormal.wmf")
binoplot(RezacB_x, RezacB_y, "fig_5b_RRbinormal.wmf")
binoplot(Tobback_x, Tobback_y, "fig_5c_Tobbackbinormal.wmf")
binoplot(C1_x, C1_y, "fig_5d_C1binormal.wmf")
